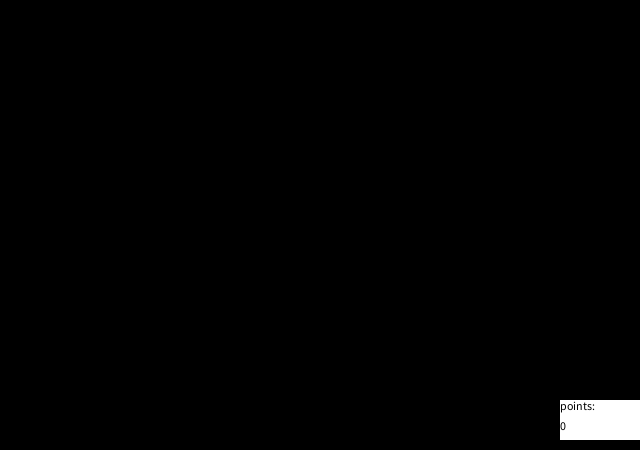
Frame 1 (no input)
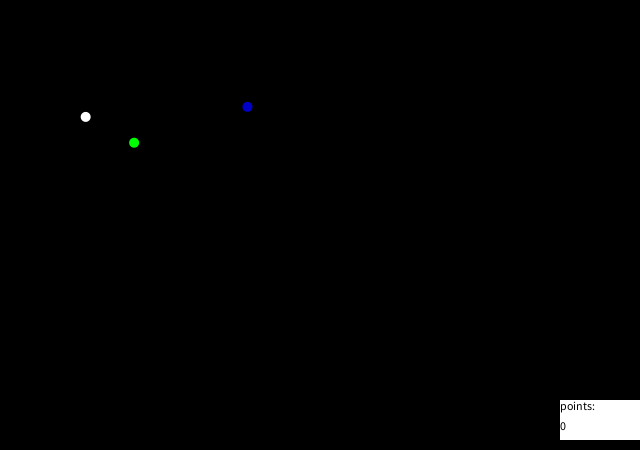
Frame 60 (the mouse pressed at the canvas centre just before this capture)
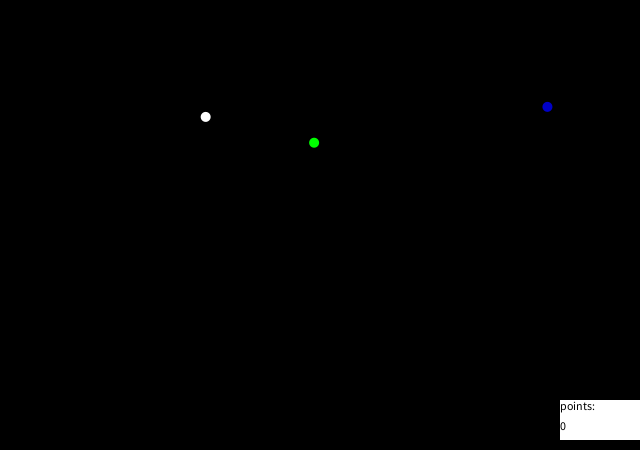
Frame 120 (the mouse held since frame 60 and released just before this capture)

The Processing sketch that drew these frames (run headless with seeded random() and noise(); from frame 60 on, the mouse is pressed at the canvas centre):

// Processing sketch: processing_13436
// ── processing_13436.pde

//runs 30 seconds, you have to hit the flying circles and it will give you a certain amount of points

void setup()
{  
  size (640,450);
  noStroke();
}
float x=-random (50), y=random(450),   //x,y white circle
x1=-random (50), y1=random (450),  //    blue
x2=-random (50), y2=random (450);  //    green
int counterhit=0, end=0;

void draw ()
{ 
  if (end<1600)
  {
  background(0);                           

  if (x<640)          //white circle
  { 
    if (dist(x,y,mouseX,mouseY)<=10)
    {
      counterhit=counterhit+2;
      println(x);
      x=-random (50);
    }
    else 
    {
      fill(255);
      ellipse(x,y,10,10);
      x=x+2;
    }
  }
  else 
  {
    x=0;
    y=random(450);
  }

  if (x1<640)      //blue circle
  { 
    if (dist(x1,y1,mouseX,mouseY)<=10)
    {
      counterhit=counterhit+4;
      println(x1);
      x1=-random (50);
    }
    else 
    {
    fill(0,0,200);
    ellipse(x1,y1,10,10);
    x1=x1+5;
    }
  }
  else 
  {
    x1=-340;
    y1=random(450);
  }

  if (x2<640)      //green circle
  { if (dist(x2,y2,mouseX,mouseY)<=10)
    {
      counterhit=counterhit+3;
      println(x2);
      x2=-random (50);
    }
    else 
    {
    fill(0,255,0);
    ellipse(x2,y2,10,10);
    x2=x2+3;
    }
  }
  else 
  {
    x2=-340;
    y2=random(450);
  }    
  fill(255);
  rect(560,400,80,40);  
  fill(0);
  text("points:",560,410); 
  text (counterhit,560,430);
  end++;
  }
}

                
                                                
